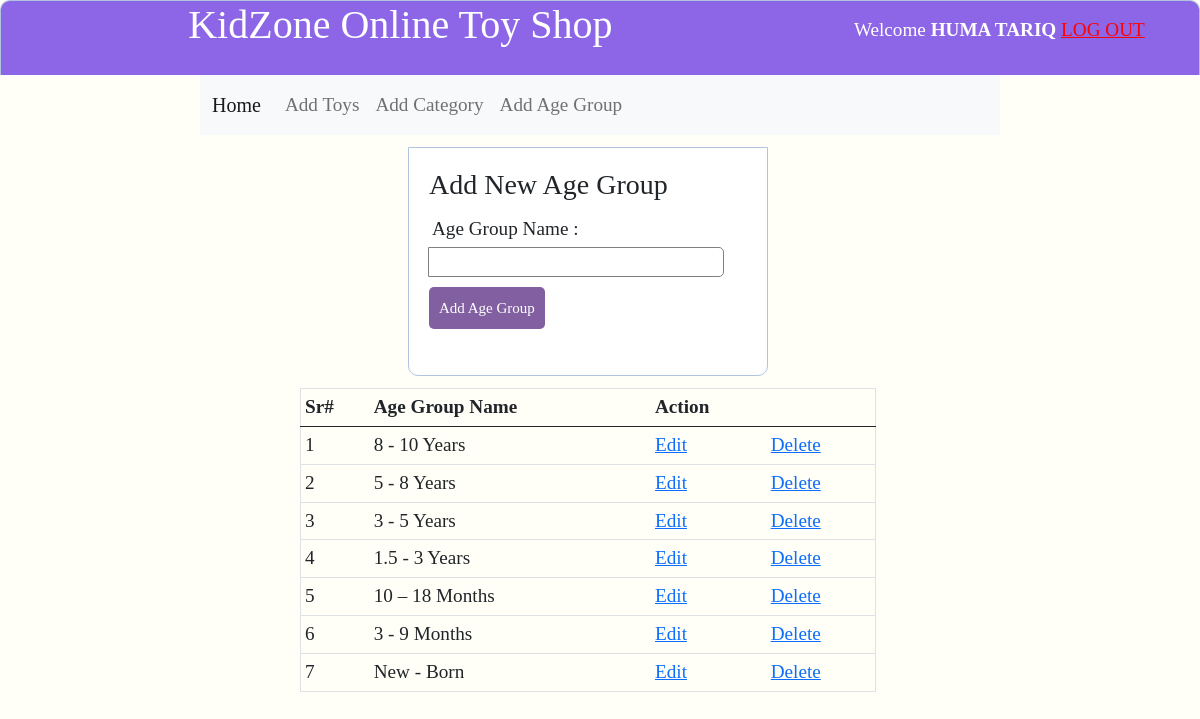
/admin/addAgeGrp.php (signed in), run on the app's committed database.
### tables this page shows
CREATE TABLE `tblagegroups` (
  `AG_ID` int(11) NOT NULL,
  `AG_Dscr` text NOT NULL
);

### admin/addAgeGrp.php (the view, shortened to what this page needs)
<?php
 include ('header.php') ?>
<div class="row col-md-12 margin-top-12">
<form method="post" class='form' action="addAgeGrp.php">
    <h3>Add New Age Group</h3>
  	<div class="input-group">
  	  <label>Age Group Name :</label>
  	  <input type="text" name="agegrpname" value="" required>
  	</div>
  	<div class="input-group">
  	  <button type="submit" class="btn" name="add_agegrp">Add Age Group</button>
  	</div>
      <div class="input-group">
  	</div>
</form>
<div class="row col-md-6 offset-3 margin-top-12">
		<table class="table table-sm table-hover" border="1">
			<thead>
                <th>Sr#</th>
				<th>Age Group Name</th>
				<th>Action</th>
				<th></th>
			</thead>
			<tbody>
				<?php
					$query="select * from tblagegroups order by 1 desc";
                     $result = mysqli_query($db, $query);
                     $i = 0;
                     while ($row = $result->fetch_assoc())
                     {
						?>
						<tr>
                            <td><?php $i = $i+1; echo $i; ?></td>
							<td><?php echo $row['AG_Dscr']; ?></td>
							<td><a href="editAgeGrp.php?id=<?php echo $row['AG_ID']; ?>">Edit</a></td>
							<td><a href="deleteAgeGrp.php?id=<?php echo $row['AG_ID']; ?>" onclick=“return confirm('Are you sure you want to delete??');”>Delete</a></td>
						</tr>
						<?php
					}
				?>
			</tbody>
		</table>
	</div>
</div>
<?php
 include ('footer.php') ?>

### style.css (style rules this page uses)
* { margin: 0px; padding: 0px; }
body { font-size: 120%; background: #fffff8; background-size: 200%; font-family: "Quicksand"; }
.form, .content { width: 30%; margin: 0px auto; padding: 20px; border: 1px solid #B0C4DE; background: rgb(255, 255, 255); border-radius: 0px 0px 10px 10px; }
.input-group { margin: 10px 0px 10px 0px; }
.input-group label { display: block; text-align: left; margin: 3px; }
.input-group input { height: 30px; width: 93%; padding: 5px 10px; font-size: 16px; border-radius: 5px; border: 1px solid gray; }
.btn { padding: 10px; font-size: 15px; color: white; background: #815fa0; border: none; border-radius: 5px; }
.margin-top-12 { margin-top: 12px; }

### data on the page
tblagegroups: AG_Dscr "8 - 10 Years"
tblagegroups: AG_Dscr "5 - 8 Years"
tblagegroups: AG_Dscr "3 - 5 Years"
tblagegroups: AG_Dscr "1.5 - 3 Years"
tblagegroups: AG_Dscr "10 – 18 Months"
tblagegroups: AG_Dscr "3 - 9 Months"
tblagegroups: AG_Dscr "New - Born"

### other printed values
$_SESSION['username'] "HUMA TARIQ"
